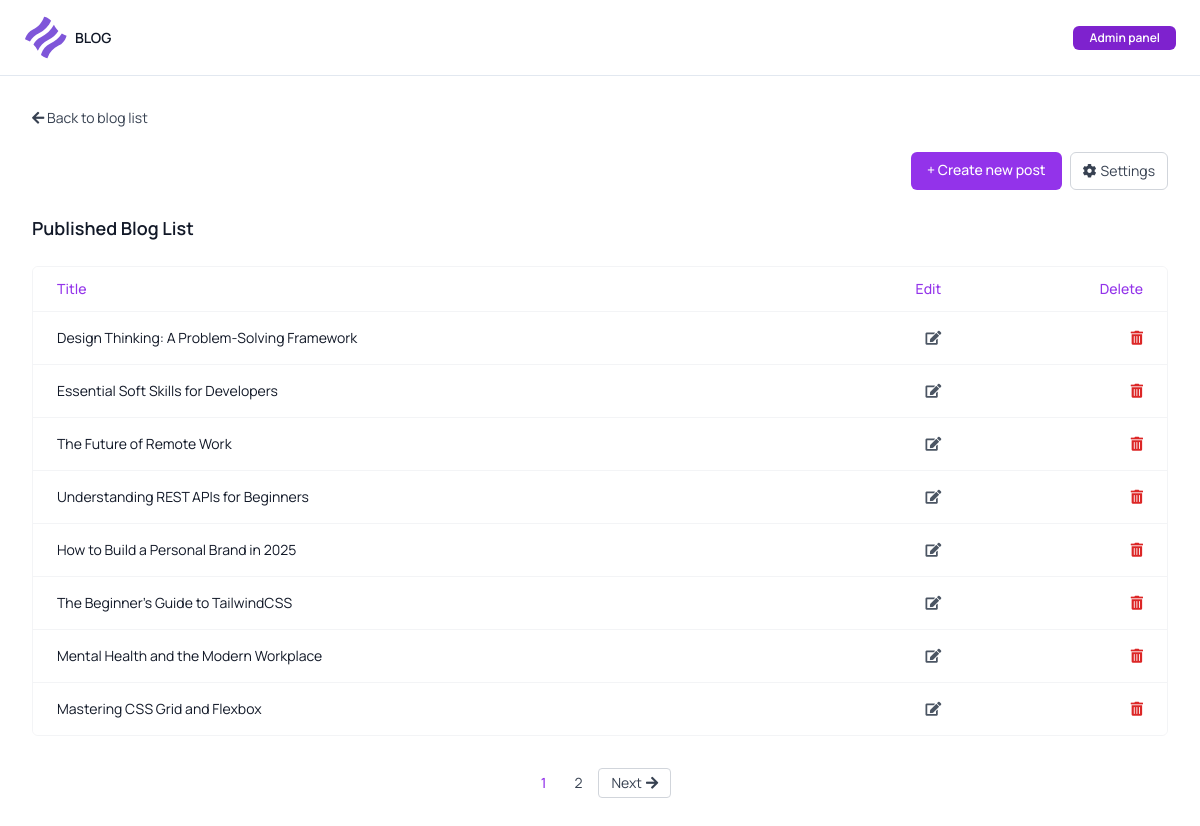
Screenshot of /admin/dashboard.php with the database file from the repository.
### tables this page shows
CREATE TABLE `blogs` (
  `id` int UNSIGNED NOT NULL,
  `title` varchar(255) NOT NULL,
  `description` text NOT NULL,
  `image` varchar(255) DEFAULT NULL,
  `created_at` timestamp NULL DEFAULT CURRENT_TIMESTAMP
);

### core/LH/Database.php (called while the page is built, shortened)
<?php
class Database {
    private static $instance = null;
    private $conn;
    private function __construct() {
        $this->conn = new PDO("mysql:host=localhost;dbname=blogcms", "root", "root");
    }
    public static function getInstance() {
        if (self::$instance === null) {
            self::$instance = new Database();
        }
        return self::$instance;
    }
    public function getConnection() {
        return $this->conn;
    }
}

### core/LH/Models/Blog.php (called while the page is built, shortened)
<?php
require_once __DIR__.'/../Database.php';
class Blog {
    private $db;
    public function __construct() {
        $this->db = Database::getInstance()->getConnection();
    }
    public function getAllPosts($limit, $offset) {
        $limit = (int) $limit;
        $offset = (int) $offset;
        $stmt = $this->db->prepare("SELECT * FROM blogs ORDER BY created_at DESC LIMIT $limit OFFSET $offset");
        $stmt->execute();
        return $stmt->fetchAll(PDO::FETCH_ASSOC);
    }
    public function countPosts() {
        return $this->db->query("SELECT COUNT(*) FROM blogs")->fetchColumn();
    }
}

### admin/dashboard.php (the view, shortened to what this page needs)
<?php
require_once __DIR__ . '/../core/LH/Database.php';
require_once __DIR__ . '/../core/LH/Models/Blog.php';
$blog = new Blog();
$postsPerPage = 8;
$totalPosts = $blog->countPosts();
$totalPages = ceil($totalPosts / $postsPerPage);
$currentPage = isset($_GET['page']) ? (int) $_GET['page'] : 1;
$offset = ($currentPage - 1) * $postsPerPage;
$posts = $blog->getAllPosts($postsPerPage, $offset);
?>
<html lang="en">
<head>
    <script src="https://cdn.tailwindcss.com"></script>
    <link href="https://cdnjs.cloudflare.com/ajax/libs/font-awesome/5.15.3/css/all.min.css" rel="stylesheet" />
</head>
<body class="bg-white text-gray-900 min-h-screen flex flex-col">
    <?php include __DIR__ . '/../header.php'; ?>
    <main class="flex-grow max-w-7xl mx-auto w-full px-4 sm:px-6 lg:px-8 py-8">
        <div class="flex items-center space-x-2 text-sm text-gray-700 mb-6 cursor-pointer select-none">
            <a href="../index.php">
                <i class="fas fa-arrow-left"></i>
                <span>Back to blog list</span>
            </a>
        </div>
        <div class="flex justify-end space-x-2 mb-6">
            <a href="create.php" aria-label="Create new post"
                class="bg-purple-600 text-white text-sm font-medium rounded-md px-4 py-2 hover:bg-purple-700 transition sm:flex hidden"
                role="button">
                + Create new post
            </a>
            <a href="settings.php" aria-label="Settings"
                class="border border-gray-300 text-gray-700 text-sm font-normal rounded-md px-3 py-2 hover:bg-gray-100 transition flex items-center space-x-1 sm:flex hidden"
                type="button">
                <i class="fas fa-cog"></i>
                <span>
                    Settings
                </span>
            </a>
        </div>
        <h1 class="text-gray-900 font-semibold text-lg mb-6">Published Blog List</h1>
        <div class="overflow-x-auto rounded-md border border-gray-100">
            <table class="min-w-full divide-y divide-gray-100">
                <thead class="bg-white">
                    <tr>
                        <th class="px-6 py-3 text-left text-purple-600 text-sm font-medium select-none" scope="col">
                            Title</th>
                        <th class="px-6 py-3 text-right text-purple-600 text-sm font-medium select-none" scope="col">
                            Edit</th>
                        <th class="px-6 py-3 text-right text-purple-600 text-sm font-medium select-none" scope="col">
                            Delete</th>
                    </tr>
                </thead>
                <tbody class="bg-white divide-y divide-gray-100 text-gray-900 text-sm">
                    <?php foreach ($posts as $post): ?>
                        <tr>
                            <td class="px-6 py-4 whitespace-nowrap"><?= htmlspecialchars($post['title']) ?></td>
                            <td class="px-6 py-4 whitespace-nowrap text-right">
                                <button aria-label="Edit <?= htmlspecialchars($post['title']) ?>"
                                    class="text-gray-600 hover:text-gray-900 edit-btn"
                                    data-title="<?= htmlspecialchars($post['title']) ?>"
                                    data-description="<?= htmlspecialchars($post['description']) ?>"
                                    data-image="<?= htmlspecialchars($post['image']) ?>">
                                    <i class="fas fa-edit"></i>
                                </button>
                            </td>
                            <td class="px-6 py-4 whitespace-nowrap text-right">
                                <label for="delete-toggle" aria-label="Delete <?= htmlspecialchars($post['title']) ?>"
                                    class="text-red-600 hover:text-red-700">
                                    <i class="fas fa-trash-alt"></i>
                                </label>
                            </td>
                        </tr>
                    <?php endforeach; ?>
                </tbody>
            </table>
        </div>
        <nav aria-label="Pagination"
            class="mt-8 flex justify-center items-center space-x-1 text-gray-700 text-sm select-none">
            <?php for ($i = 1; $i <= $totalPages; $i++): ?>
                <a href="?page=<?= $i ?>"
                    class="px-3 py-1 rounded <?= $i === $currentPage ? 'text-purple-600 font-medium hover:bg-purple-50 transition' : 'hover:bg-gray-100 transition' ?>">
                    <?= $i ?>
                </a>
            <?php endfor; ?>
            <?php if ($currentPage < $totalPages): ?>
                <a href="?page=<?= $currentPage + 1 ?>"
                    class="flex items-center space-x-1 rounded border border-gray-300 px-3 py-1 hover:bg-gray-100 transition">
                    <span>Next</span>
                    <i class="fas fa-arrow-right"></i>
                </a>
            <?php endif; ?>
        </nav>
    </main>
</body>
</html>

### admin/dashboard.php (style rules this page uses)
body { font-family: 'Manrope', sans-serif; }

### header.php (style rules this page uses)
body { font-family: 'Manrope', sans-serif; }

### rows the page displays
blogs: title "Design Thinking: A Problem-Solving Framework"
blogs: title "Essential Soft Skills for Developers"
blogs: title "The Future of Remote Work"
blogs: title "Understanding REST APIs for Beginners"
blogs: title "How to Build a Personal Brand in 2025"
blogs: title "The Beginner’s Guide to TailwindCSS"
blogs: title "Mental Health and the Modern Workplace"
blogs: title "Mastering CSS Grid and Flexbox"
